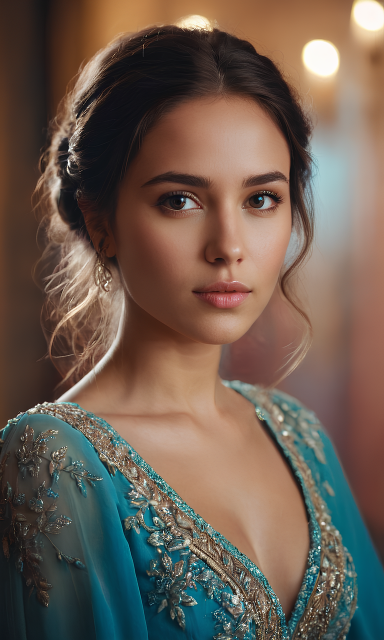
#> input picture images/fake_image.png, 768 x 1280 px (shown at 1/2 size)
$ python -i noise_analyzer.py   (imports and definitions only)
#> lines starting #> are read from the running program, lines starting #| are printed output that depends on the picture; after the words box and inside, x2 and y2 are one past the last pixel; in counts of white or black regions, pixels touching at a corner belong together
"""
Noise Residual Analyzer for AI-Generated Content Detection

Analyzes noise patterns in images, video frames, and audio to detect AI generation.

Key insight: AI-generated content has different noise characteristics than natural content:
- Images: Synthetic noise patterns, uniform variance, lack of natural sensor noise
- Video: Inconsistent noise across frames, temporal noise anomalies
- Audio: Over-regular noise floor, missing natural microstructure

This analyzer extracts high-frequency residuals and analyzes their statistical properties.
"""

import numpy as np
from typing import Dict, List, Any, Union
from dataclasses import dataclass, field
import logging
from scipy import ndimage
from scipy.signal import welch

logger = logging.getLogger(__name__)


@dataclass
class NoiseResult:
    """Result of noise residual analysis"""
    is_suspicious: bool
    confidence_score: float
    indicators: List[str] = field(default_factory=list)
    noise_type: str = "unknown"  # 'image', 'video', 'audio'
    noise_uniformity: float = 0.0
    noise_naturalness: float = 0.0
    details: Dict[str, Any] = field(default_factory=dict)


class NoiseAnalyzer:
    """
    Analyzes noise residuals for AI-generated content detection.
    Works on images, video frames, and audio signals.
    """

    def __init__(self):
        # Thresholds
        self.uniformity_threshold = 0.7  # High uniformity = suspicious
        self.naturalness_threshold = 0.3  # Low naturalness = suspicious

    # [51 lines left out: functions analyze, _detect_media_type, not called in this run]

    def analyze_image(self, image: np.ndarray) -> NoiseResult:
        """
        Analyze noise in an image.

        Args:
            image: RGB or grayscale image as numpy array

        Returns:
            NoiseResult with analysis details
        """
        indicators = []
        confidence = 0.0
        details = {}

        try:
            # Normalize
            img = image.astype(np.float64)
            if img.max() > 1:
                img = img / 255.0

            # Extract noise residual
            if len(img.shape) == 3:
                # Process each channel
                residuals = []
                for c in range(min(img.shape[2], 3)):
                    residuals.append(self._extract_noise_residual_2d(img[:, :, c]))
                residual = np.stack(residuals, axis=-1)
            else:
                residual = self._extract_noise_residual_2d(img)

            details['residual_mean'] = float(np.abs(residual).mean())
            details['residual_std'] = float(residual.std())

            # Analyze noise properties
            uniformity = self._analyze_noise_uniformity(residual)
            details['noise_uniformity'] = float(uniformity)

            naturalness = self._analyze_noise_naturalness(residual)
            details['noise_naturalness'] = float(naturalness)

            # Check for synthetic noise patterns
            synthetic_score = self._detect_synthetic_patterns(residual)
            details['synthetic_score'] = float(synthetic_score)

            # Analyze noise variance distribution
            variance_analysis = self._analyze_variance_distribution(residual)
            details.update(variance_analysis)

            # Check for banding/posterization
            banding_score = self._detect_banding(image)
            details['banding_score'] = float(banding_score)

            # Generate indicators

            # Check 1: Noise uniformity
            if uniformity > self.uniformity_threshold:
                indicators.append(f"Highly uniform noise ({uniformity:.3f}) - suggests AI generation")
                confidence += 0.25
            else:
                indicators.append(f"Natural noise variation ({uniformity:.3f})")

            # Check 2: Noise naturalness
            if naturalness < self.naturalness_threshold:
                indicators.append(f"Unnatural noise characteristics ({naturalness:.3f})")
                confidence += 0.2

            # Check 3: Synthetic patterns
            if synthetic_score > 0.5:
                indicators.append(f"Synthetic noise patterns detected ({synthetic_score:.3f})")
                confidence += 0.25

            # Check 4: Variance distribution
            if variance_analysis.get('variance_anomaly', False):
                indicators.append("Abnormal noise variance distribution")
                confidence += 0.15

            # Check 5: Banding
            if banding_score > 0.3:
                indicators.append(f"Banding/posterization detected ({banding_score:.3f}) - possible AI artifact")
                confidence += 0.15

        except Exception as e:
            logger.error(f"Image noise analysis error: {e}")
            indicators.append(f"Analysis error: {str(e)}")

        confidence = min(confidence, 1.0)

        return NoiseResult(
            is_suspicious=confidence > 0.3,
            confidence_score=confidence,
            indicators=indicators,
            noise_type="image",
            noise_uniformity=details.get('noise_uniformity', 0),
            noise_naturalness=details.get('noise_naturalness', 0),
            details=details
        )

    # [179 lines left out: functions analyze_video, analyze_audio, not called in this run]

    def _extract_noise_residual_2d(self, image: np.ndarray) -> np.ndarray:
        """Extract noise residual using high-pass filtering"""
        # Gaussian blur for low-pass
        low_pass = ndimage.gaussian_filter(image, sigma=1.5)
        # High-pass = original - low-pass
        residual = image - low_pass
        return residual

    def _analyze_noise_uniformity(self, residual: np.ndarray) -> float:
        """
        Analyze how uniform the noise is across the image.
        AI-generated images tend to have more uniform noise.
        """
        # Divide into blocks and compute local noise variance
        if len(residual.shape) == 3:
            residual = np.mean(residual, axis=2)

        h, w = residual.shape
        block_size = min(h, w) // 8

        variances = []
        for i in range(0, h - block_size, block_size):
            for j in range(0, w - block_size, block_size):
                block = residual[i:i+block_size, j:j+block_size]
                variances.append(np.var(block))

        if not variances:
            return 0.0

        # Uniformity = low variance of variances
        var_of_vars = np.var(variances)
        mean_var = np.mean(variances)

        # Normalize: lower variance ratio = more uniform
        uniformity = 1.0 / (1.0 + var_of_vars / (mean_var + 1e-10))

        return float(uniformity)

    def _analyze_noise_naturalness(self, residual: np.ndarray) -> float:
        """
        Analyze if noise follows natural distribution.
        Natural sensor noise follows specific statistical properties.
        """
        # Flatten residual
        flat = residual.flatten()

        # Check if distribution is Gaussian-like (natural noise)
        # Using kurtosis: Gaussian has kurtosis = 0
        mean = np.mean(flat)
        std = np.std(flat)

        if std < 1e-10:
            return 0.0

        # Compute kurtosis
        kurtosis = np.mean(((flat - mean) / std)**4) - 3

        # Compute skewness
        skewness = np.mean(((flat - mean) / std)**3)

        # Natural noise: kurtosis near 0, skewness near 0
        naturalness = 1.0 / (1.0 + abs(kurtosis) / 3 + abs(skewness))

        return float(naturalness)

    def _detect_synthetic_patterns(self, residual: np.ndarray) -> float:
        """
        Detect synthetic noise patterns common in AI-generated images.
        """
        if len(residual.shape) == 3:
            residual = np.mean(residual, axis=2)

        # Check for grid-like patterns using autocorrelation
        fft = np.fft.fft2(residual)
        power = np.abs(fft)**2

        # Look for periodic peaks in power spectrum
        h, w = residual.shape
        center_h, center_w = h // 2, w // 2

        # Radial profile
        y, x = np.ogrid[:h, :w]
        r = np.sqrt((x - center_w)**2 + (y - center_h)**2)

        # Check for concentric rings (common in GAN noise)
        radial_mean = []
        for rad in range(1, min(h, w) // 4):
            mask = (r >= rad - 1) & (r < rad)
            if np.any(mask):
                radial_mean.append(np.mean(power[mask]))

        if len(radial_mean) < 3:
            return 0.0

        # Check for regular peaks in radial profile
        radial_mean = np.array(radial_mean)
        radial_mean = radial_mean / (radial_mean.max() + 1e-10)

        # Count peaks
        peaks = 0
        for i in range(1, len(radial_mean) - 1):
            if radial_mean[i] > radial_mean[i-1] and radial_mean[i] > radial_mean[i+1]:
                if radial_mean[i] > 0.1:
                    peaks += 1

        # More peaks = more synthetic pattern
        synthetic_score = min(peaks / 10, 1.0)

        return float(synthetic_score)

    def _analyze_variance_distribution(self, residual: np.ndarray) -> Dict[str, Any]:
        """Analyze the distribution of noise variance"""
        if len(residual.shape) == 3:
            residual = np.mean(residual, axis=2)

        # Compute local variance
        kernel_size = 7
        mean = ndimage.uniform_filter(residual, size=kernel_size)
        mean_sq = ndimage.uniform_filter(residual**2, size=kernel_size)
        local_var = mean_sq - mean**2

        # Analyze distribution
        var_flat = local_var.flatten()
        var_flat = var_flat[var_flat > 0]  # Remove zeros

        if len(var_flat) == 0:
            return {'variance_anomaly': False}

        # Check for bimodal distribution (suspicious)
        hist, bins = np.histogram(var_flat, bins=50)
        hist = hist / hist.sum()

        # Count peaks in histogram
        peaks = 0
        for i in range(1, len(hist) - 1):
            if hist[i] > hist[i-1] and hist[i] > hist[i+1]:
                if hist[i] > 0.05:
                    peaks += 1

        return {
            'variance_mean': float(np.mean(var_flat)),
            'variance_std': float(np.std(var_flat)),
            'variance_anomaly': peaks > 2  # Bimodal/multimodal = suspicious
        }

    def _detect_banding(self, image: np.ndarray) -> float:
        """Detect banding/posterization artifacts"""
        if len(image.shape) == 3:
            gray = np.mean(image, axis=2)
        else:
            gray = image

        # Normalize
        gray = gray.astype(np.float64)
        if gray.max() > 1:
            gray = gray / 255.0

        # Quantize to fewer levels and check for banding
        quantized = np.round(gray * 31) / 31  # 32 levels

        # Compute difference
        diff = np.abs(gray - quantized)

        # Check for regular patterns in difference
        hist, _ = np.histogram(diff.flatten(), bins=32)
        hist = hist / hist.sum()

        # Banding shows as peaks at specific values
        peaks = 0
        for i in range(1, len(hist) - 1):
            if hist[i] > hist[i-1] and hist[i] > hist[i+1]:
                if hist[i] > 0.1:
                    peaks += 1

        return float(min(peaks / 5, 1.0))

    # [173 lines left out: functions _compute_frame_noise_correlation, _extract_audio_noise_floor, _analyze_audio_noise_uniformity, _analyze_audio_noise_spectrum, _detect_synthetic_audio, _analyze_audio_microstructure and 1 more, not called in this run]

>>> import cv2
>>> picture = cv2.imread('../images/fake_image.png', cv2.IMREAD_GRAYSCALE)
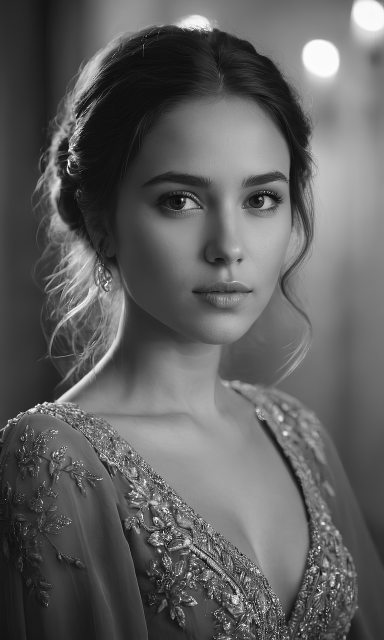
#> picture: shape (1280, 768) (shown at 1/2 size); min 0, max 255, mean 95.9
>>> result = NoiseAnalyzer().analyze_image(picture)
#> after the loop in _analyze_noise_uniformity, `for i in range(0, h - block_size, block_size):`:
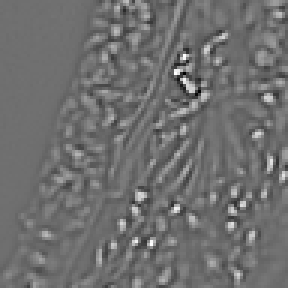
#> block: shape (96, 96) float64 (shown 3 times larger); min -0.413, max 0.531, mean 0.000313; drawn with min black and max white
#> after the loop in _analyze_noise_uniformity, `for i in range(0, h - block_size, block_size):`: variances = 91 values, max 0.018 at index 89, min 4.75e-06 at index 7, mean 0.00178
#> in _analyze_noise_uniformity, `var_of_vars = np.var(variances)`: var_of_vars = 1.18e-05
#> in _analyze_noise_uniformity, `mean_var = np.mean(variances)`: mean_var = 0.00178
#> in _analyze_noise_uniformity, `uniformity = 1.0 / (1.0 + var_of_vars / (mean_var + 1e-10))`: uniformity = 0.993
#> in _analyze_noise_naturalness, `mean = np.mean(flat)`: mean = -1.91e-17
#> in _analyze_noise_naturalness, `std = np.std(flat)`: std = 0.0403
#> in _analyze_noise_naturalness, `kurtosis = np.mean(((flat - mean) / std)**4) - 3`: kurtosis = 39.54
#> in _analyze_noise_naturalness, `skewness = np.mean(((flat - mean) / std)**3)`: skewness = 2.34
#> in _analyze_noise_naturalness, `naturalness = 1.0 / (1.0 + abs(kurtosis) / 3 + abs(skewness))`: naturalness = 0.0605
#> in _detect_synthetic_patterns, `power = np.abs(fft)**2`:
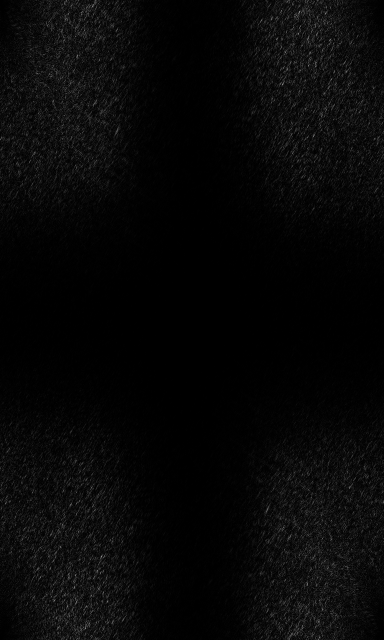
#> power: shape (1280, 768) float64 (shown at 1/2 size); min 3.54e-22, max 51943.6, mean 1595.6; drawn with min black and max white
#> in _detect_synthetic_patterns, `y, x = np.ogrid[:h, :w]`: y = 1280 values from 0 to 1279
#> in _detect_synthetic_patterns, `r = np.sqrt((x - center_w)**2 + (y - center_h)**2)`:
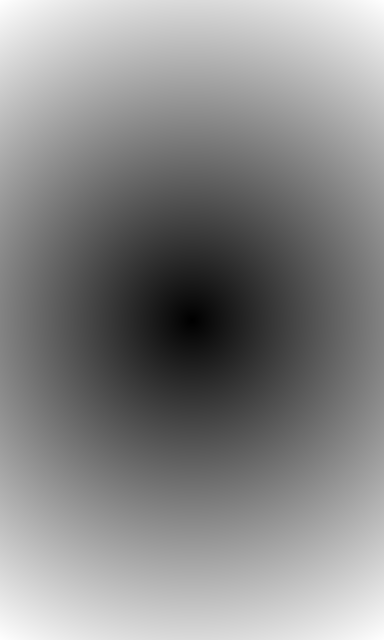
#> r: shape (1280, 768) float64 (shown at 1/2 size); min 0, max 746.4, mean 399.2; drawn with min black and max white
#> the loop in _detect_synthetic_patterns, `for rad in range(1, min(h, w) // 4):` made 191 passes
#> pass 1, in _detect_synthetic_patterns, `mask = (r >= rad - 1) & (r < rad)`:
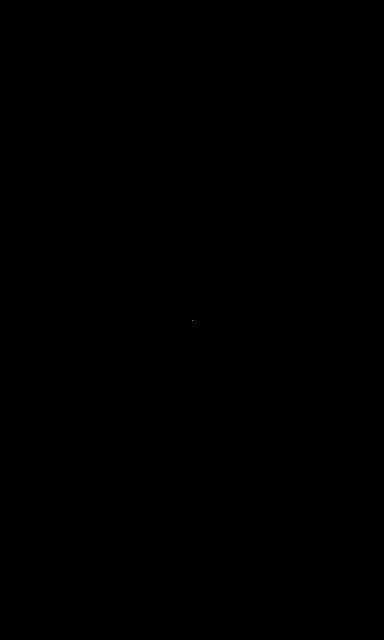
#> mask: shape (1280, 768) bool (shown at 1/2 size); 0% white in thin lines or dots, all inside (x1, y1, x2, y2) = (384, 640, 385, 641)
#> after the loop in _detect_synthetic_patterns, `for rad in range(1, min(h, w) // 4):`: radial_mean = 191 values, max 141 at index 183, min 0.0595 at index 0, mean 58.51
#> in _detect_synthetic_patterns, `radial_mean = radial_mean / (radial_mean.max() + 1e-10)`: radial_mean = 191 values, max 1 at index 183, min 0.000422 at index 0, mean 0.415
#> after the loop in _detect_synthetic_patterns, `for i in range(1, len(radial_mean) - 1):`: peaks = 56
#> in _detect_synthetic_patterns, `synthetic_score = min(peaks / 10, 1.0)`: synthetic_score = 1
#> in _analyze_variance_distribution, `mean = ndimage.uniform_filter(residual, size=kernel_size)`:
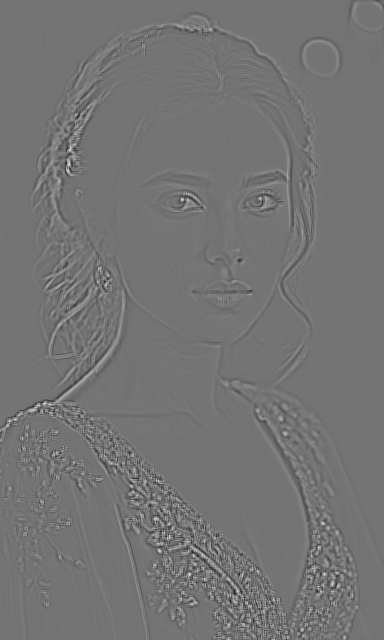
#> mean: shape (1280, 768) float64 (shown at 1/2 size); min -0.0705, max 0.0842, mean -1.94e-17; drawn with min black and max white
#> in _analyze_variance_distribution, `hist, bins = np.histogram(var_flat, bins=50)`: hist = 50 values, max 854288 at index 0, min 0 at index 48, mean 19660.8; bins = 51 values from 3.82e-15 to 0.0813
#> in _analyze_variance_distribution, `hist = hist / hist.sum()`: hist = 50 values, max 0.869 at index 0, min 0 at index 48, mean 0.02
#> the loop in _analyze_variance_distribution, `for i in range(1, len(hist) - 1):` made 48 passes
#> after the loop in _analyze_variance_distribution, `for i in range(1, len(hist) - 1):`: peaks = 0
#> in analyze_image, `variance_analysis = self._analyze_variance_distribution(residual)`: variance_analysis = {'variance_mean': 0.00159, 'variance_std': 0.00527, 'variance_anomaly': False}
#> in _detect_banding, `diff = np.abs(gray - quantized)`:
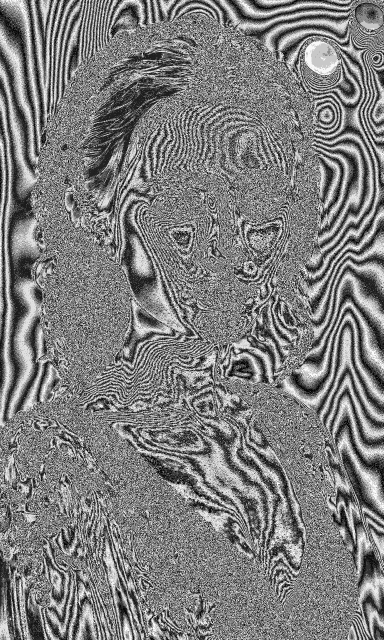
#> diff: shape (1280, 768) float64 (shown at 1/2 size); min 0, max 0.0161, mean 0.00797; drawn with min black and max white
#> in _detect_banding, `hist, _ = np.histogram(diff.flatten(), bins=32)`: hist = 32 values, max 40022 at index 4, min 23700 at index 13, mean 30720
#> in _detect_banding, `hist = hist / hist.sum()`: hist = 32 values, max 0.0407 at index 4, min 0.0241 at index 13, mean 0.0312
#> the loop in _detect_banding, `for i in range(1, len(hist) - 1):` made 30 passes
#> after the loop in _detect_banding, `for i in range(1, len(hist) - 1):`: peaks = 0
